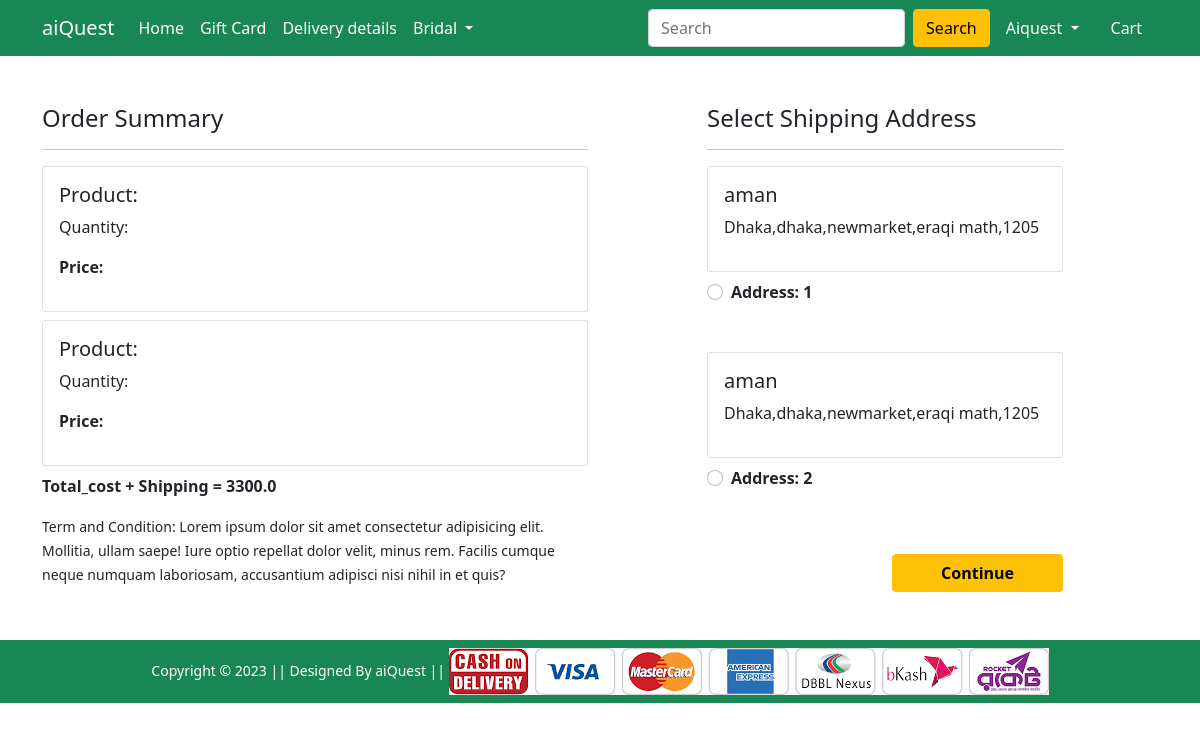
Screenshot of /checkout/ (signed in) with the database file from the repository.
### Shop/models.py (models this page shows, shortened)
class Customer(models.Model):
    user = models.ForeignKey(User, on_delete=models.CASCADE)
    name = models.CharField(max_length=300)
    division = models.CharField(choices=DIVISION_CHOICES, max_length=50)
    district = models.CharField(max_length=200)
    thana = models.CharField(max_length=200)
    villorroad = models.CharField(max_length=50)
    zipcode = models.IntegerField()

### Shop/views.py (the view)
# urls.py: path('checkout/', views.checkout, name='checkout'),
@login_required
def checkout(request):
    user= request.user
    add = Customer.objects.filter(user=user)
    cart_items = Customer.objects.filter(user=user)
    amount = 0.0
    shipping_amount = 100.0
    totalamount = 0.0
    cart_product = [p for p in Cart.objects.all() if p.user== request.user]
    if cart_product:
        for p in cart_product:
            tempamount=(p.quantity * p.product.discounted_price)
            amount += tempamount
        totalamount = amount + shipping_amount
    return render(request, 'Shop/checkout.html', {'add':add,'totalamount':totalamount, 'cart_items':cart_items})

### Shop/templates/Shop/checkout.html (shortened to what this page needs)
{% extends 'Shop/base.html' %}
{% load static %}
{% block main-content %}
<div class="container">
    <div class="row mt-5">
        <div class="col-sm-6">
            <h4>Order Summary</h4>
            <hr>
            {% for item in cart_items %}
            <div class="card mb-2">
                <div class="card-body">
                    <h5>Product:{{item.product.title}}</h5>
                    <p>Quantity: {{item.quantity}}</p>
                    <p class="fw-bold">Price: {{item.total_cost}}</p>
                </div>
            </div>
            {% endfor %}
            <p class="fw-bold">Total_cost + Shipping = {{totalamount}}</p>
            <small>Term and Condition: Lorem ipsum dolor sit amet consectetur adipisicing elit. Mollitia, ullam saepe!
                Iure optio repellat dolor velit, minus rem. Facilis cumque neque numquam laboriosam, accusantium
                adipisci nisi nihil in et quis?</small>
        </div>
        <div class="col-sm-4 offset-sm-1">
            <h4>Select Shipping Address</h4>
            <hr>
            <form action="/paymentdone">
                {% for ad in add %}
                <div class="card">
                    <div class="card-body">
                        <h5>{{ad.name}}</h5>
                        <p> {{ad.division}},{{ad.district}},{{ad.thana}},{{ad.villorroad}},{{ad.zipcode}}</p>
                    </div>
                </div>
                <div class="form-check mt-2 mb-5">
                    <input class="form-check-input" name="custid" id="custadd{{forloop.counter}}" type="radio" value="{{ad.id}}">
                    <label class="form-check-label fw-bold" for="custadd{{forloop.counter}}">
                        Address: {{forloop.counter}} </label>
                </div>
                {% endfor %}
                <div class="text-end">
                    <button type="submit" class="btn btn-warning mt-3 px-5 fw-bold">Continue</button>
                </div>
            </form>
        </div>
    </div>
</div>
{% endblock main-content %}

### Shop/templates/Shop/base.html (shortened to what this page needs)
<!doctype html>
{% load static %}
<html lang="en">
<head>
    <link href="https://cdn.jsdelivr.net/npm/bootstrap@5.0.0-beta1/dist/css/bootstrap.min.css" rel="stylesheet"
>
    <link rel="stylesheet" href="{% static 'Shop/css/owl.carousel.min.css' %}">
    <link rel="stylesheet" href="{% static 'Shop/css/all.min.css' %}">
    <link rel="stylesheet" href="{% static 'Shop/css/style.css' %}">
</head>
<body>
    <nav class="navbar navbar-expand-lg navbar-dark bg-success">
        <div class="container">
            <a class="navbar-brand" href="/">aiQuest</a>
            <div class="collapse navbar-collapse" id="navbarSupportedContent">
                <ul class="navbar-nav me-auto mb-2 mb-lg-0">
                    <li class="nav-item">
                        <a class="nav-link active" aria-current="page" href="/">Home</a>
                    </li>
                    <li class="nav-item">
                        <a class="nav-link active" aria-current="page" href="#">Gift Card</a>
                    </li>
                    <li class="nav-item">
                        <a class="nav-link active" aria-current="page" href="#">Delivery details</a>
                    </li>
                    <li class="nav-item dropdown">
                        <a class="nav-link dropdown-toggle text-white" href="#" id="electronicsDropdown" role="button"
                            data-bs-toggle="dropdown" aria-expanded="false">
                            Bridal
                        </a>
                    </li>
                </ul>
                <form class="d-flex">
                    <input class="form-control me-2" type="search" placeholder="Search" aria-label="Search">
                    <button class="btn btn-warning" type="submit">Search</button>
                </form>
                <div>
                    <ul class="navbar-nav me-auto mb-2 mb-lg-0">
                        {% if request.user.is_authenticated %}
                        <li class="nav-item dropdown mx-2">
                            <a class="nav-link dropdown-toggle text-white" href="#" id="profileDropdown" role="button"
                                data-bs-toggle="dropdown" aria-expanded="false">
                                {{request.user.username|capfirst}}
                            </a>
                        </li>
                        <li class="nav-item mx-2">
                            <a href="{% url 'showcart' %}" class="nav-link text-white"> Cart </a>
                        </li>
                        {% endif %}
                    </ul>
                </div>
            </div>
        </div>
    </nav>
    {% block main-content %} {% endblock main-content %}
    <footer class="container-fluid bg-success text-center p-2 mt-5">
        <small class="text-white">Copyright &copy; 2023 || Designed By aiQuest || </small>
        <img src="{% static 'Shop/images/paymentlogo.png' %}" alt="" srcset="" class="img-fluid" height="2px">
    </footer>
</body>
</html>

### rows the page displays
Customer: name "aman", division "Dhaka", district "dhaka", thana "newmarket", villorroad "eraqi math", zipcode "1205"
Customer: name "aman", division "Dhaka", district "dhaka", thana "newmarket", villorroad "eraqi math", zipcode "1205"

### other values shown
{{ request.user.username|capfirst }} "Aiquest"
{{ totalamount }} "3300.0"
